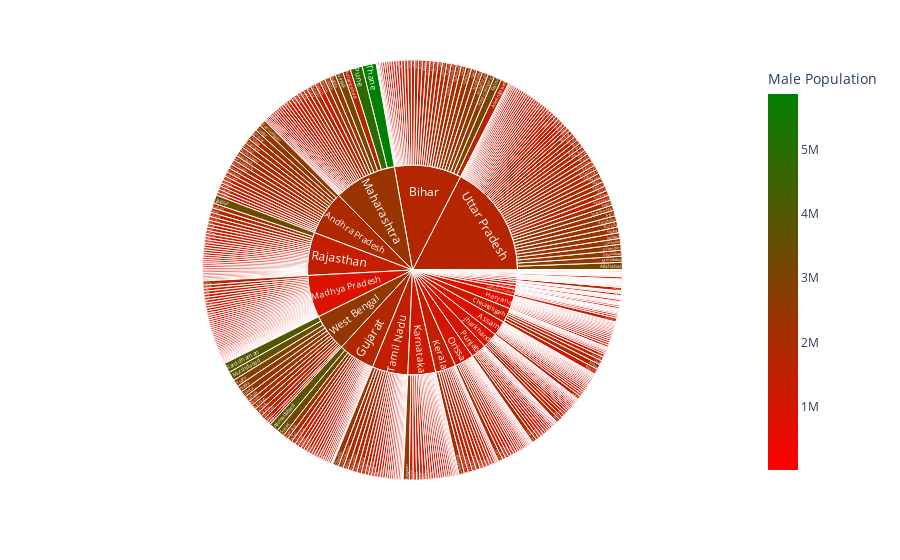

The notebook cell saved with this chart:
### Code cell
px.sunburst(temp_df,path=['State','District'],values='Population',color='Male Population', color_continuous_scale=["red", "green"])

### Figure 1 — Plotly figure (JSON) as saved in the notebook; plotly's stock layout.template omitted (floating-point values rounded to 4 significant figures; data arrays with more than 128 entries replaced by an {"elided": "..."} marker saying what was removed)
{"data": [{"branchvalues": "total", "customdata": {"elided": "538x1 float values"}, "domain": {"x": [0, 1], "y": [0, 1]}, "hovertemplate": "labels=%{label}<br>Population=%{value}<br>parent=%{parent}<br>id=%{id}<br>Male Population=%{color}<extra></extra>", "ids": {"elided": "538 str values"}, "labels": {"elided": "538 str values"}, "marker": {"coloraxis": "coloraxis", "colors": {"elided": "538 float values"}}, "name": "", "parents": {"elided": "538 str values"}, "type": "sunburst", "values": {"elided": "538 int values"}}], "layout": {"coloraxis": {"colorbar": {"title": {"text": "Male Population"}}, "colorscale": [[0, "red"], [1, "green"]]}, "legend": {"tracegroupgap": 0}, "margin": {"t": 60}}}
